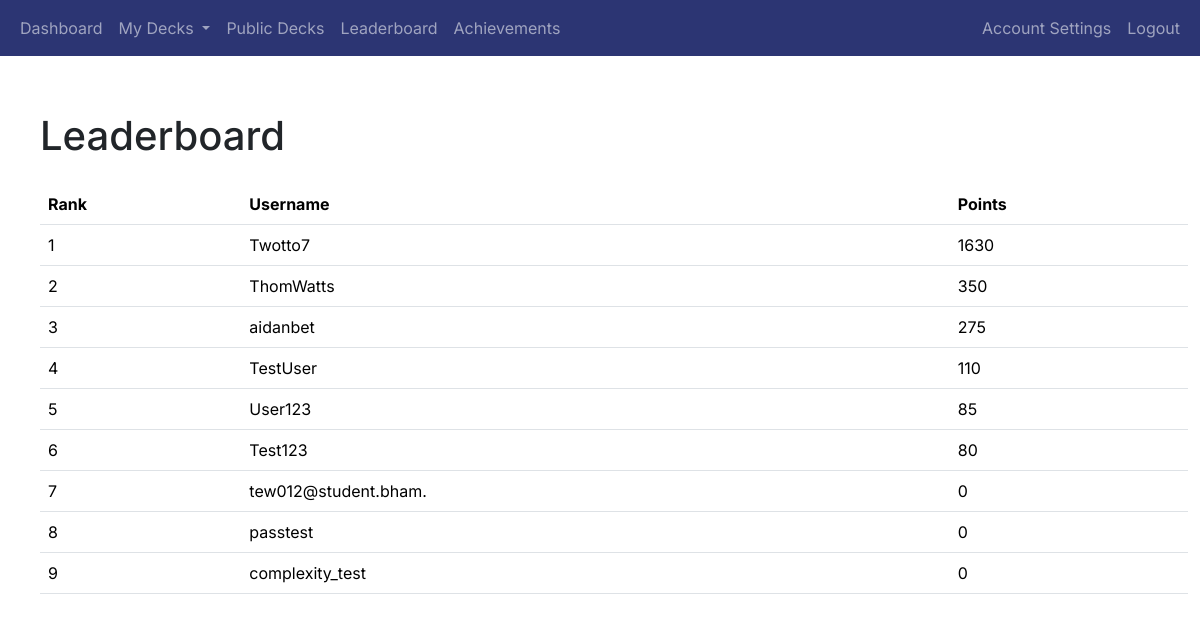
The page /leaderboard (signed in) on the database as committed earlier.
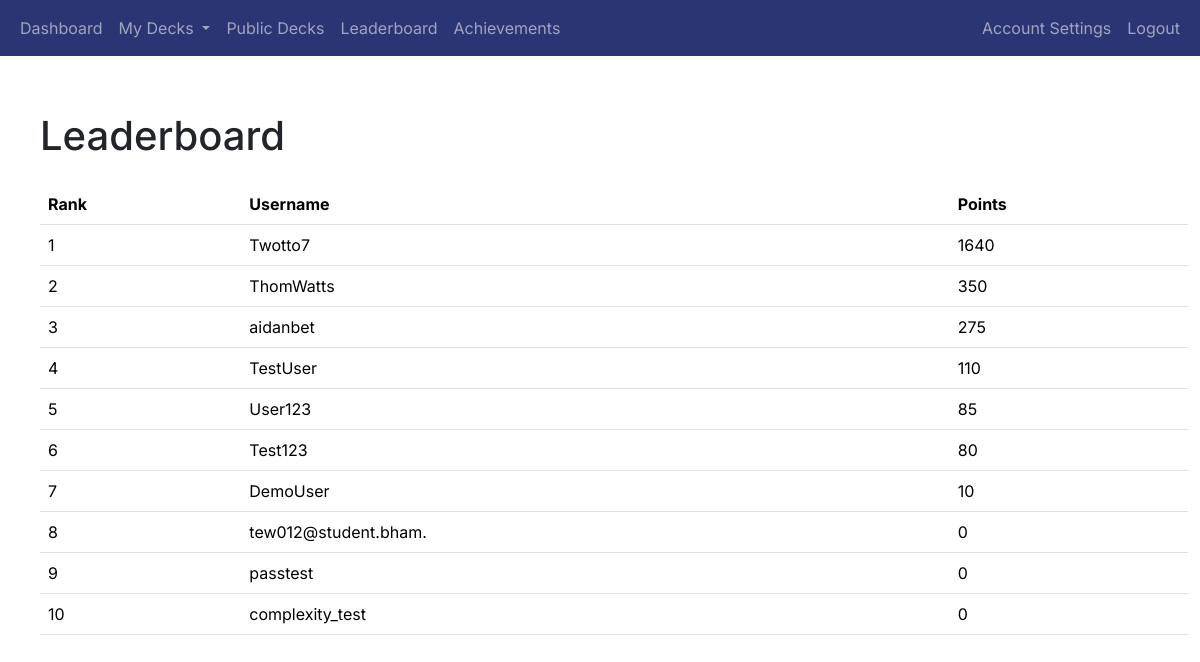
The same page on the database as committed later.
### app/auth/models.py (models this page shows, shortened)
class User(db.Model, UserMixin):
    user_id = db.Column(db.Integer, primary_key=True)
    username = db.Column(db.String(80), unique=True, nullable=False)
    email = db.Column(db.String(120), unique=True, nullable=False)
    password_hash = db.Column(db.String(128), nullable=False)
    points = db.Column(db.Integer, default=0)  # Add points column
    achievements = db.relationship('UserAchievement', back_populates='user', cascade='all, delete-orphan')
    login_events = db.relationship('LoginEvent', backref='user', cascade='all, delete-orphan', lazy=True)
    decks = db.relationship('Deck', backref='user', cascade='all, delete-orphan', lazy=True)

### app/gamification/routes.py (the view)
@gamification_blueprint.route('/leaderboard')
@login_required
def leaderboard():
    users = User.query.order_by(User.points.desc()).limit(10).all()  # Get top 10 users
    return render_template('leaderboard.html', users=users)

### app/__init__.py (called while the page is built)
@login_manager.user_loader
def load_user(user_id):
    return User.query.get(int(user_id))

### app/gamification/templates/leaderboard.html (shortened to what this page needs)
{% extends "base.html" %}
{% block content %}
<div class="container mt-4">
    <h1 class="mb-4">Leaderboard</h1>
    <table class="table">
        <thead>
            <tr>
                <th>Rank</th>
                <th>Username</th>
                <th>Points</th>
            </tr>
        </thead>
        <tbody>
            {% for user in users %}
            <tr>
                <td>{{ loop.index }}</td>
                <td>{{ user.username }}</td>
                <td>{{ user.points }}</td>
            </tr>
            {% endfor %}
        </tbody>
    </table>
</div>
{% endblock %}

### app/templates/base.html (shortened to what this page needs)
<!doctype html>
<html lang="en">
<head>
    <link href="https://cdn.jsdelivr.net/npm/bootstrap@5.3.2/dist/css/bootstrap.min.css" rel="stylesheet"
>
    <link rel="stylesheet" href="{{ url_for('static', filename='styles.css') }}">
</head>
<body>
<header class="site-header">
    <nav class="navbar navbar-expand-sm navbar-dark bg-dark-blue">
        <div class="container-fluid">
            <div class="collapse navbar-collapse" id="navbarToggle">
                <div class="navbar-nav me-auto">
                    {% if current_user.is_authenticated %}
                    <a class="nav-item nav-link" href="{{ url_for('main.dashboard') }}">Dashboard</a>
                    <li class="nav-item dropdown">
                        <a class="nav-link dropdown-toggle" href="#" id="navbarDropdown" role="button" data-bs-toggle="dropdown" aria-expanded="false">
                            My Decks
                        </a>
                    </li>
                    <a class="nav-item nav-link" href="{{ url_for('decks.public_decks') }}">Public Decks</a>
                    <a class="nav-item nav-link" href="{{ url_for('gamification.leaderboard') }}">Leaderboard</a>
                    <a class="nav-item nav-link" href="{{ url_for('gamification.user_achievements') }}">Achievements</a>
                </div>
                <div class="navbar-nav ms-auto">
                    <a class="nav-link" href="{{ url_for('auth.account_settings') }}">Account Settings</a>
                    <a class="nav-item nav-link" href="{{ url_for('auth.logout') }}">Logout</a>
                    {% else %}
                    <a class="nav-item nav-link" href="{{ url_for('main.index') }}">Home</a>
                </div>
                <div class="navbar-nav ms-auto">
                    <a class="nav-item nav-link" href="{{ url_for('auth.login') }}">Login</a>
                    <a class="nav-item nav-link" href="{{ url_for('auth.register') }}">Register</a>
                    {% endif %}
                </div>
            </div>
        </div>
    </nav>
</header>
<main role="main" class="container-fluid">
    <div class="row mt-2 ms-3">
        <div class="col-auto text-center">
        </div>
    </div>
    <div class="row mt-3 ms-3">
        {% block content %}{% endblock %}
    </div>
</main>
</body>
</html>

### app/static/styles.css (style rules this page uses)
.bg-dark-blue { background-color: #2c3573 !important; }

### app/templates/base.html (style rules this page uses)
body { font-family: 'Inter', sans-serif; }
h1, h2, h3, h4, h5, h6, p, a { font-family: 'Inter', sans-serif; }

Rows that differ between the two databases and show on the page:
changed User "Twotto7": points "1630" → "1640"
added User: username "DemoUser", points "10"
